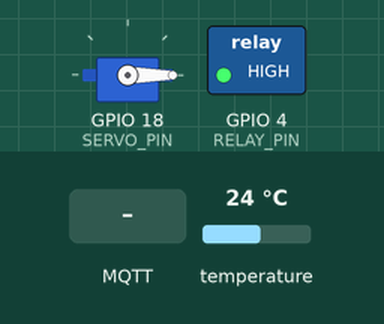
A sketch run on a simulated ESP32. Shown: servo, switched loads named in the sketch (green lamp = pin HIGH). Inputs (shaded band) come from the test bench; at power-on: temperature 24 °C. WiFi joins after 1.5 s; servers stay silent unless stated; no MQTT or app messages arrive unless stated; servo pulses on a pin are drawn as a servo (544–2400 µs = 0–180°); what the sketch prints to the serial monitor is not drawn.

Above: at 2.7 s.
2.8 s: MQTT message "temp/ref" arrives on the first subscribed topic
At 5.5 s:
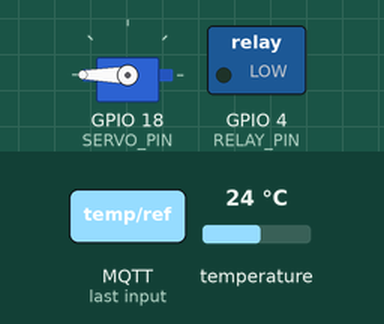
7.8 s: MQTT message "90" arrives on the first subscribed topic
At 10.5 s:
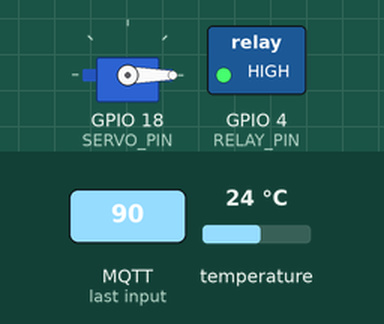
10.8 s: MQTT message "1" arrives on the first subscribed topic
At 12.8 s:
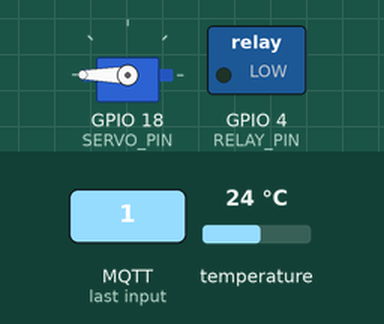
Timing chart, 0 to 14.3 s (numbered marks = the images above; inputs shaded):
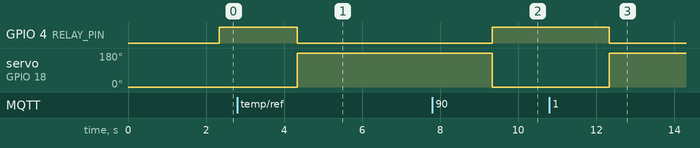

The sketch:

TX_TEMP_MILLIS_CONTV2.ino
```cpp
#include <WiFi.h>
#include <PubSubClient.h>
#include <OneWire.h>
#include <DallasTemperature.h>

// --- Pines ---
#define ONE_WIRE_BUS 2   // GPIO2 - sensor DS18B20
#define RELAY_PIN 4      // GPIO4 - relé
#define SERVO_PIN 18     // GPIO18 - señal servo

// --- Config PWM servo ---
#define SERVO_CH   0     // Canal PWM
#define SERVO_FREQ 50    // 50 Hz (20 ms)
#define SERVO_RES  16    // 16 bits resolución

OneWire oneWire(ONE_WIRE_BUS);
DallasTemperature sensors(&oneWire);

const char* ssid     = "s6";
const char* password = "claveesp32";

const char* mqtt_server = "192.168.10.169";
const int mqtt_port = 1883;
const char* topic = "temp/sensor";
const char* topic_millis = "meds/millis";
const char* topic_ref = "temp/ref";

WiFiClient espClient;
PubSubClient client(espClient);

float referencia = 100.0;
unsigned long lastTempRead = 0;
const unsigned long tempInterval = 1000; // 1 segundo

// --- Función para mover servo sin librería ---
void moverServo(int angulo) {
  int pulsoMin = 500;   // µs para 0°
  int pulsoMax = 2400;  // µs para 180°
  int pulso = map(angulo, 0, 180, pulsoMin, pulsoMax);
  int duty = (pulso * 65535) / 20000; // conversión a duty 16 bits
  ledcWrite(SERVO_CH, duty);
}

void callback(char* topic, byte* message, unsigned int length) {
  String msg;
  for (unsigned int i = 0; i < length; i++) {
    msg += (char)message[i];
  }
  Serial.printf("📩 Mensaje en [%s]: %s\n", topic, msg.c_str());

  if (String(topic) == "temp/ref") {
    referencia = msg.toFloat();
    Serial.printf("🌡️ Referencia ACTUALIZADA a: %.2f\n", referencia);
  }
}

void setup_wifi() {
  WiFi.begin(ssid, password);
  Serial.printf("Conectando a %s\n", ssid);
  while (WiFi.status() != WL_CONNECTED) {
    delay(500);
    Serial.print(".");
  }
  Serial.printf("\n✅ WiFi conectado - IP: %s\n", WiFi.localIP().toString().c_str());
}

void reconnect() {
  while (!client.connected()) {
    Serial.print("Intentando conexión MQTT...");
    if (client.connect("ESP32Client")) {
      Serial.println("✅ Conectado");
      client.subscribe(topic_ref);
      Serial.println("📡 Suscrito a temp/ref");
    } else {
      Serial.printf("❌ Falló, rc=%d. Reintentando en 5s\n", client.state());
      delay(5000);
    }
  }
}

void setup() {
  Serial.begin(115200);

  // Config relé
  pinMode(RELAY_PIN, OUTPUT);
  digitalWrite(RELAY_PIN, LOW);

  // Config servo PWM
  ledcSetup(SERVO_CH, SERVO_FREQ, SERVO_RES);
  ledcAttachPin(SERVO_PIN, SERVO_CH);
  moverServo(0); // Cerrar al inicio

  // WiFi + MQTT
  setup_wifi();
  client.setServer(mqtt_server, mqtt_port);
  client.setCallback(callback);

  // Sensor
  sensors.begin();
}

void loop() {
  if (!client.connected()) {
    reconnect();
  }
  client.loop();

  unsigned long now = millis();
  if (now - lastTempRead >= tempInterval) {
    lastTempRead = now;

    Serial.printf("📌 Referencia actual: %.2f\n", referencia);

    sensors.requestTemperatures();
    float tempC = sensors.getTempCByIndex(0);

    if (tempC == DEVICE_DISCONNECTED_C) {
      Serial.println("⚠️ Sensor desconectado o error de lectura.");
    } else {
      char payload[20];
      sprintf(payload, "%.2f", tempC);
      client.publish(topic, payload);
      Serial.printf("Temperatura publicada: %.2f °C\n", tempC);

      if (tempC > referencia) {
        digitalWrite(RELAY_PIN, LOW); // activar relé
        moverServo(180);              // abrir
        Serial.println("⚡ Relé ACTIVADO y servo ABIERTO");
      } else {
        digitalWrite(RELAY_PIN, HIGH); // apagar relé
        moverServo(0);                 // cerrar
        Serial.println("💤 Relé APAGADO y servo CERRADO");
      }
    }

    char payload2[20];
    sprintf(payload2, "%lu", now);
    client.publish(topic_millis, payload2);
    Serial.printf("Publicado millis(): %lu\n", now);
  }
}
```

Measured:
- after the input at 2.8 s, GPIO 4 (RELAY_PIN): HIGH → LOW after 1.5 s; servo on GPIO 18 (SERVO_PIN): 0° → 180° after 1.5 s
- after the input at 7.8 s, GPIO 4 (RELAY_PIN): LOW → HIGH after 1.5 s; servo on GPIO 18 (SERVO_PIN): 180° → 0° after 1.5 s
- after the input at 10.8 s, GPIO 4 (RELAY_PIN): HIGH → LOW after 1.5 s; servo on GPIO 18 (SERVO_PIN): 0° → 180° after 1.5 s
